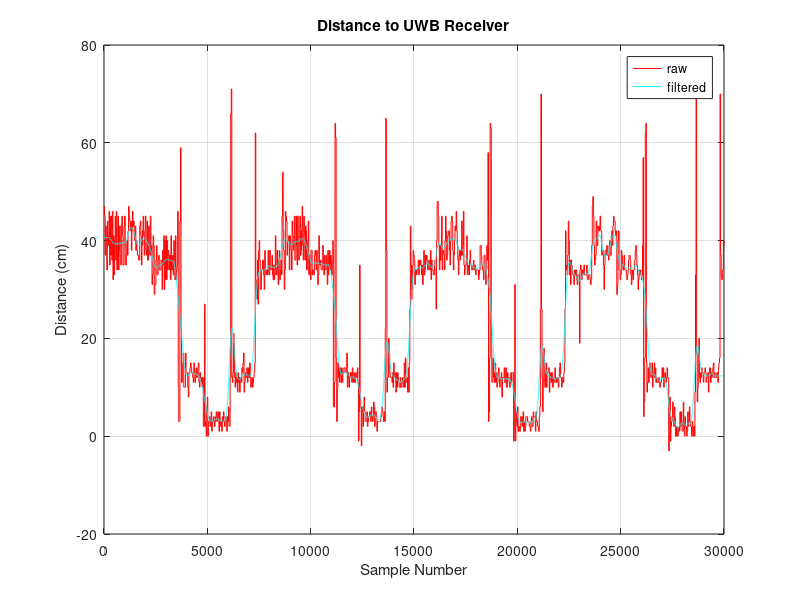
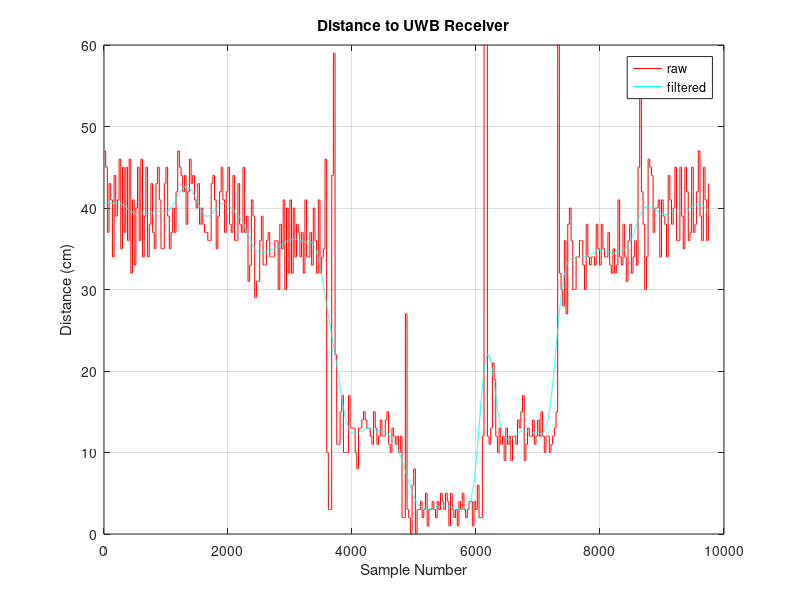

Recreate these plots in MATLAB, in order.
% Load Signal Package
pkg load signal

% Parameters
filterid = 1; % 0 = mvgavg, 1 = fir
wndw = 20*500/20; %20 * freq_IMU / freq_UWB
val = 1/500;
name = "filteredUwb";


% Generate Filenames
outfile = strcat(name, ".pdf");
outfile_eps = strcat(name, ".eps");
outmat = strcat(name, ".mat");

% Load UWB Data
data = load('data.txt');
uwb_raw = data(:,17);

% Filter
if (filterid == 0) %Compute Moving Average
  uwb_temp = filter(ones(1, wndw)/wndw, 1, uwb_raw);
  
elseif (filterid == 1) % FIR filter
  % FIR Filter Coefficients
  coeff = fir1(wndw, val, 'low');

  % Apply Filter
  uwb_temp = filter(coeff, 1, uwb_raw);
endif;

% Discard first and last values
l = length(uwb_raw);
filtered_uwb = uwb_temp(wndw/2+1:l-wndw/2);
filtered_uwb(1:wndw/2+1) = uwb_temp(wndw+1);
filtered_uwb(l-wndw:l) = uwb_temp(l-wndw);

% Print final displacement
printf("Final displacement: %d\r\n", mean(filtered_uwb(1:100)) - filtered_uwb(9750));
printf("Displacement at 90dgr: %d\r\n", mean(filtered_uwb(1:100)) - filtered_uwb(6000));

% Export Filtered
save(outmat, 'filtered_uwb');

% Plot pdf
plot(uwb_raw, "r");
hold on;
plot(filtered_uwb, "c");
hold on;

% Set up Plot
grid on;
title('Distance to UWB Receiver');
xlabel('Sample Number');
ylabel('Distance (cm)');
legend('raw', 'filtered');
%ylim([0 150]);

% Print Plot
print(outfile);
hold off;

% Plot (eps)
plot(uwb_raw(1:9750), "r");
hold on;
plot(filtered_uwb(1:9750), "c");
hold on;

% Set up Plot
grid on;
title('Distance to UWB Receiver');
xlabel('Sample Number');
ylabel('Distance (cm)');
legend('raw', 'filtered');
ylim([0 60]);

% Print Plot
print("-color", outfile_eps);